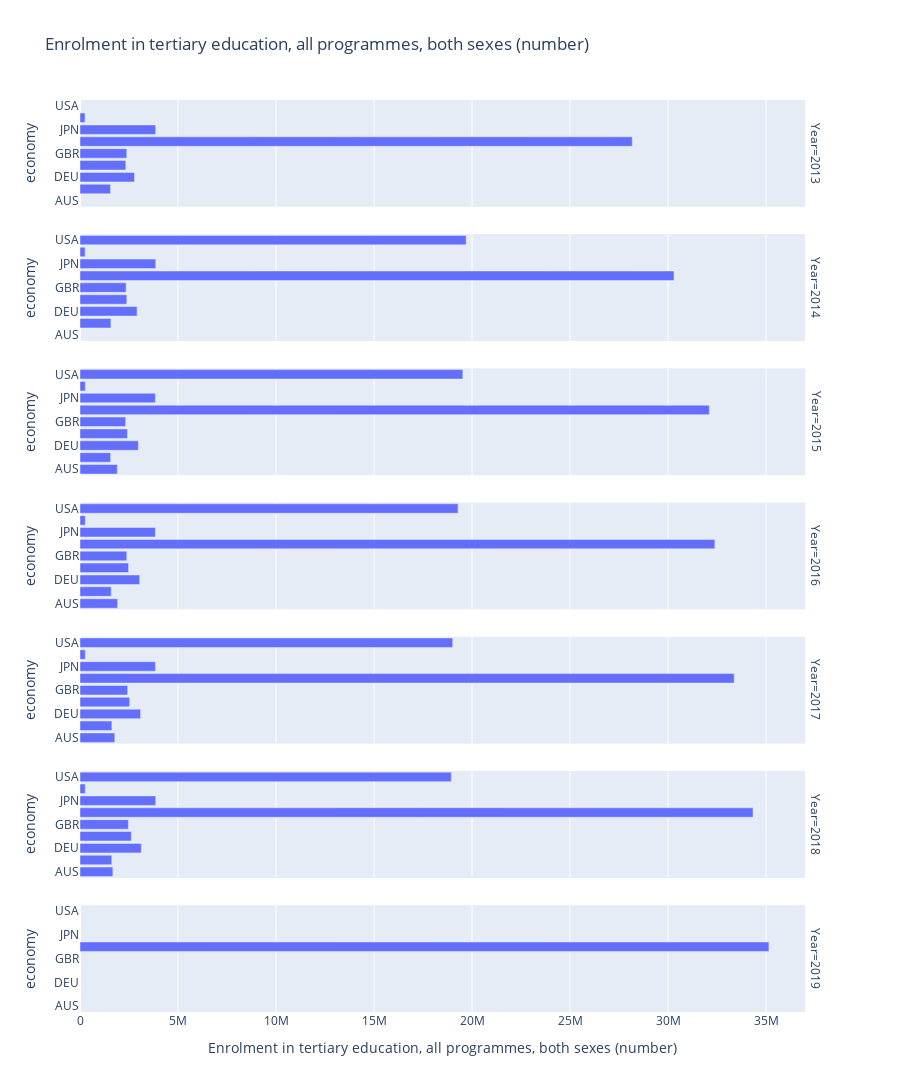

The notebook cell this image was saved under:
### Code cell
fig = px.bar(data_frame=df1,y = 'economy',x='Enrolment in tertiary education, all programmes, both sexes (number)',
             facet_row='Year',
             orientation='h',
             height=40*len(df1),
            title='Enrolment in tertiary education, all programmes, both sexes (number)',
            hover_name='economy') 
fig

### Figure 1 — Plotly figure (JSON) as saved in the notebook; plotly's stock layout.template omitted (floating-point values rounded to 4 significant figures)
{"data": [{"alignmentgroup": "True", "hovertemplate": "<b>%{hovertext}</b><br><br>Year=2013<br>Enrolment in tertiary education, all programmes, both sexes (number)=%{x}<br>economy=%{y}<extra></extra>", "hovertext": ["AUS", "CAN", "DEU", "FRA", "GBR", "IND", "JPN", "NZL", "USA"], "legendgroup": "", "marker": {"color": "#636efa"}, "name": "", "offsetgroup": "", "orientation": "h", "showlegend": false, "textposition": "auto", "type": "bar", "x": [null, 1555449, 2780000.0, 2338135, 2386199, 28175135, 3862749, 256600.0, null], "xaxis": "x7", "y": ["AUS", "CAN", "DEU", "FRA", "GBR", "IND", "JPN", "NZL", "USA"], "yaxis": "y7"}, {"alignmentgroup": "True", "hovertemplate": "<b>%{hovertext}</b><br><br>Year=2014<br>Enrolment in tertiary education, all programmes, both sexes (number)=%{x}<br>economy=%{y}<extra></extra>", "hovertext": ["AUS", "CAN", "DEU", "FRA", "GBR", "IND", "JPN", "NZL", "USA"], "legendgroup": "", "marker": {"color": "#636efa"}, "name": "", "offsetgroup": "", "orientation": "h", "showlegend": false, "textposition": "auto", "type": "bar", "x": [null, 1577766, 2912000.0, 2388880, 2353000.0, 30305849, 3862460, 260800.0, 19700221], "xaxis": "x6", "y": ["AUS", "CAN", "DEU", "FRA", "GBR", "IND", "JPN", "NZL", "USA"], "yaxis": "y6"}, {"alignmentgroup": "True", "hovertemplate": "<b>%{hovertext}</b><br><br>Year=2015<br>Enrolment in tertiary education, all programmes, both sexes (number)=%{x}<br>economy=%{y}<extra></extra>", "hovertext": ["AUS", "CAN", "DEU", "FRA", "GBR", "IND", "JPN", "NZL", "USA"], "legendgroup": "", "marker": {"color": "#636efa"}, "name": "", "offsetgroup": "", "orientation": "h", "showlegend": false, "textposition": "auto", "type": "bar", "x": [1903454, 1564125, 2977781, 2424158, 2330000.0, 32107419, 3845395, 270100.0, 19530000.0], "xaxis": "x5", "y": ["AUS", "CAN", "DEU", "FRA", "GBR", "IND", "JPN", "NZL", "USA"], "yaxis": "y5"}, {"alignmentgroup": "True", "hovertemplate": "<b>%{hovertext}</b><br><br>Year=2016<br>Enrolment in tertiary education, all programmes, both sexes (number)=%{x}<br>economy=%{y}<extra></extra>", "hovertext": ["AUS", "CAN", "DEU", "FRA", "GBR", "IND", "JPN", "NZL", "USA"], "legendgroup": "", "marker": {"color": "#636efa"}, "name": "", "offsetgroup": "", "orientation": "h", "showlegend": false, "textposition": "auto", "type": "bar", "x": [1918625, 1593383, 3043084, 2480186, 2387000.0, 32391800, 3846927, 271500.0, 19290000.0], "xaxis": "x4", "y": ["AUS", "CAN", "DEU", "FRA", "GBR", "IND", "JPN", "NZL", "USA"], "yaxis": "y4"}, {"alignmentgroup": "True", "hovertemplate": "<b>%{hovertext}</b><br><br>Year=2017<br>Enrolment in tertiary education, all programmes, both sexes (number)=%{x}<br>economy=%{y}<extra></extra>", "hovertext": ["AUS", "CAN", "DEU", "FRA", "GBR", "IND", "JPN", "NZL", "USA"], "legendgroup": "", "marker": {"color": "#636efa"}, "name": "", "offsetgroup": "", "orientation": "h", "showlegend": false, "textposition": "auto", "type": "bar", "x": [1774852, 1625578, 3091694, 2532831, 2432000.0, 33374107, 3853034, 268600.0, 19010000.0], "xaxis": "x3", "y": ["AUS", "CAN", "DEU", "FRA", "GBR", "IND", "JPN", "NZL", "USA"], "yaxis": "y3"}, {"alignmentgroup": "True", "hovertemplate": "<b>%{hovertext}</b><br><br>Year=2018<br>Enrolment in tertiary education, all programmes, both sexes (number)=%{x}<br>economy=%{y}<extra></extra>", "hovertext": ["AUS", "CAN", "DEU", "FRA", "GBR", "IND", "JPN", "NZL", "USA"], "legendgroup": "", "marker": {"color": "#636efa"}, "name": "", "offsetgroup": "", "orientation": "h", "showlegend": false, "textposition": "auto", "type": "bar", "x": [1677242, 1622693, 3127927, 2618729, 2467000.0, 34337594, 3861847, 267800.0, 18940000.0], "xaxis": "x2", "y": ["AUS", "CAN", "DEU", "FRA", "GBR", "IND", "JPN", "NZL", "USA"], "yaxis": "y2"}, {"alignmentgroup": "True", "hovertemplate": "<b>%{hovertext}</b><br><br>Year=2019<br>Enrolment in tertiary education, all programmes, both sexes (number)=%{x}<br>economy=%{y}<extra></extra>", "hovertext": ["AUS", "CAN", "DEU", "FRA", "GBR", "IND", "NZL"], "legendgroup": "", "marker": {"color": "#636efa"}, "name": "", "offsetgroup": "", "orientation": "h", "showlegend": false, "textposition": "auto", "type": "bar", "x": [null, null, null, null, null, 35148118, null], "xaxis": "x", "y": ["AUS", "CAN", "DEU", "FRA", "GBR", "IND", "NZL"], "yaxis": "y"}], "layout": {"annotations": [{"font": {}, "showarrow": false, "text": "Year=2019", "textangle": 90, "x": 0.98, "xanchor": "left", "xref": "paper", "y": 0.05857, "yanchor": "middle", "yref": "paper"}, {"font": {}, "showarrow": false, "text": "Year=2018", "textangle": 90, "x": 0.98, "xanchor": "left", "xref": "paper", "y": 0.2057, "yanchor": "middle", "yref": "paper"}, {"font": {}, "showarrow": false, "text": "Year=2017", "textangle": 90, "x": 0.98, "xanchor": "left", "xref": "paper", "y": 0.3529, "yanchor": "middle", "yref": "paper"}, {"font": {}, "showarrow": false, "text": "Year=2016", "textangle": 90, "x": 0.98, "xanchor": "left", "xref": "paper", "y": 0.5, "yanchor": "middle", "yref": "paper"}, {"font": {}, "showarrow": false, "text": "Year=2015", "textangle": 90, "x": 0.98, "xanchor": "left", "xref": "paper", "y": 0.6471, "yanchor": "middle", "yref": "paper"}, {"font": {}, "showarrow": false, "text": "Year=2014", "textangle": 90, "x": 0.98, "xanchor": "left", "xref": "paper", "y": 0.7943, "yanchor": "middle", "yref": "paper"}, {"font": {}, "showarrow": false, "text": "Year=2013", "textangle": 90, "x": 0.98, "xanchor": "left", "xref": "paper", "y": 0.9414, "yanchor": "middle", "yref": "paper"}], "barmode": "relative", "height": 2440, "legend": {"tracegroupgap": 0}, "title": {"text": "Enrolment in tertiary education, all programmes, both sexes (number)"}, "xaxis": {"anchor": "y", "domain": [0, 0.98], "title": {"text": "Enrolment in tertiary education, all programmes, both sexes (number)"}}, "xaxis2": {"anchor": "y2", "domain": [0, 0.98], "matches": "x", "showticklabels": false}, "xaxis3": {"anchor": "y3", "domain": [0, 0.98], "matches": "x", "showticklabels": false}, "xaxis4": {"anchor": "y4", "domain": [0, 0.98], "matches": "x", "showticklabels": false}, "xaxis5": {"anchor": "y5", "domain": [0, 0.98], "matches": "x", "showticklabels": false}, "xaxis6": {"anchor": "y6", "domain": [0, 0.98], "matches": "x", "showticklabels": false}, "xaxis7": {"anchor": "y7", "domain": [0, 0.98], "matches": "x", "showticklabels": false}, "yaxis": {"anchor": "x", "domain": [0, 0.1171], "title": {"text": "economy"}}, "yaxis2": {"anchor": "x2", "domain": [0.1471, 0.2643], "matches": "y", "title": {"text": "economy"}}, "yaxis3": {"anchor": "x3", "domain": [0.2943, 0.4114], "matches": "y", "title": {"text": "economy"}}, "yaxis4": {"anchor": "x4", "domain": [0.4414, 0.5586], "matches": "y", "title": {"text": "economy"}}, "yaxis5": {"anchor": "x5", "domain": [0.5886, 0.7057], "matches": "y", "title": {"text": "economy"}}, "yaxis6": {"anchor": "x6", "domain": [0.7357, 0.8529], "matches": "y", "title": {"text": "economy"}}, "yaxis7": {"anchor": "x7", "domain": [0.8829, 1.0], "matches": "y", "title": {"text": "economy"}}}}
